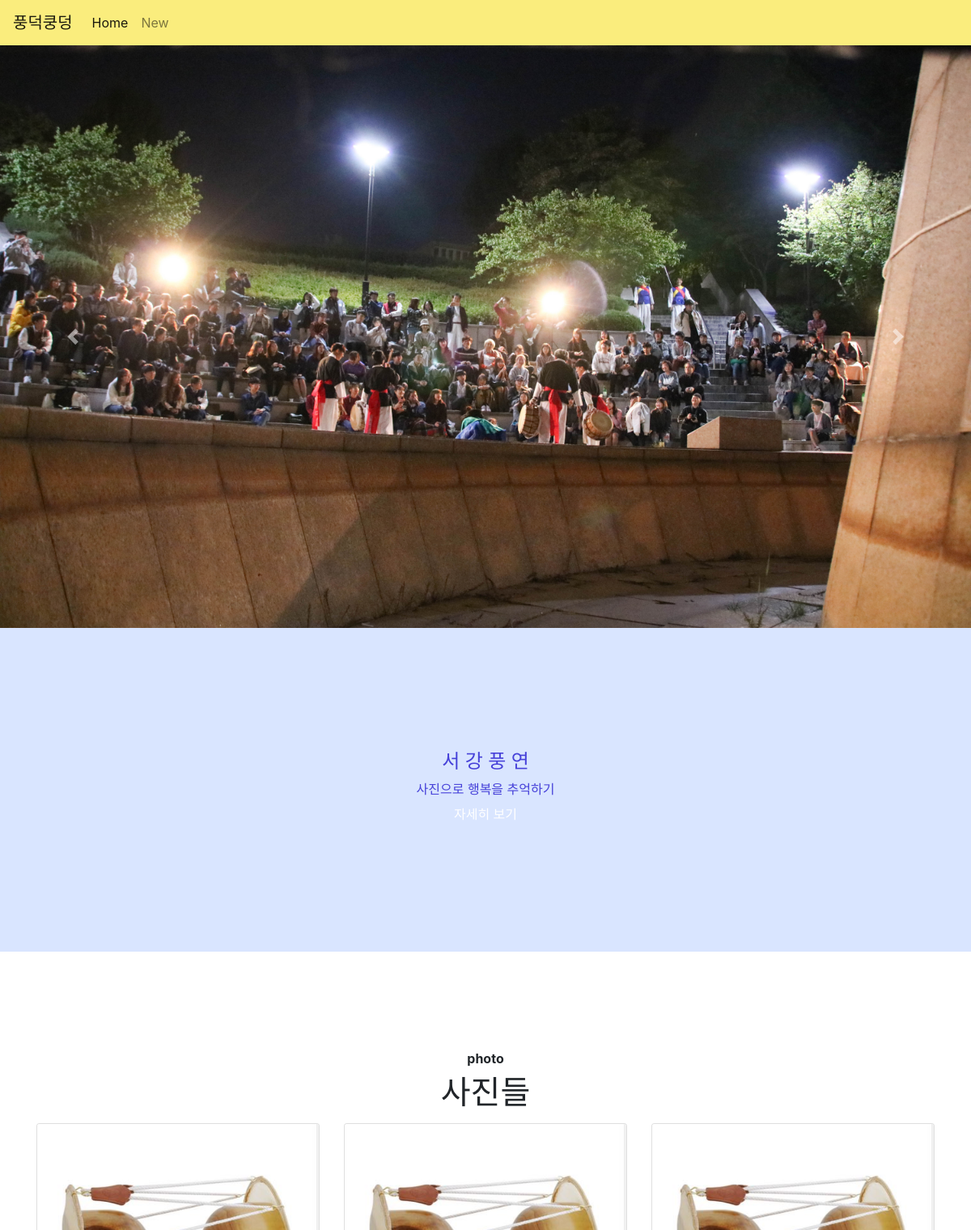
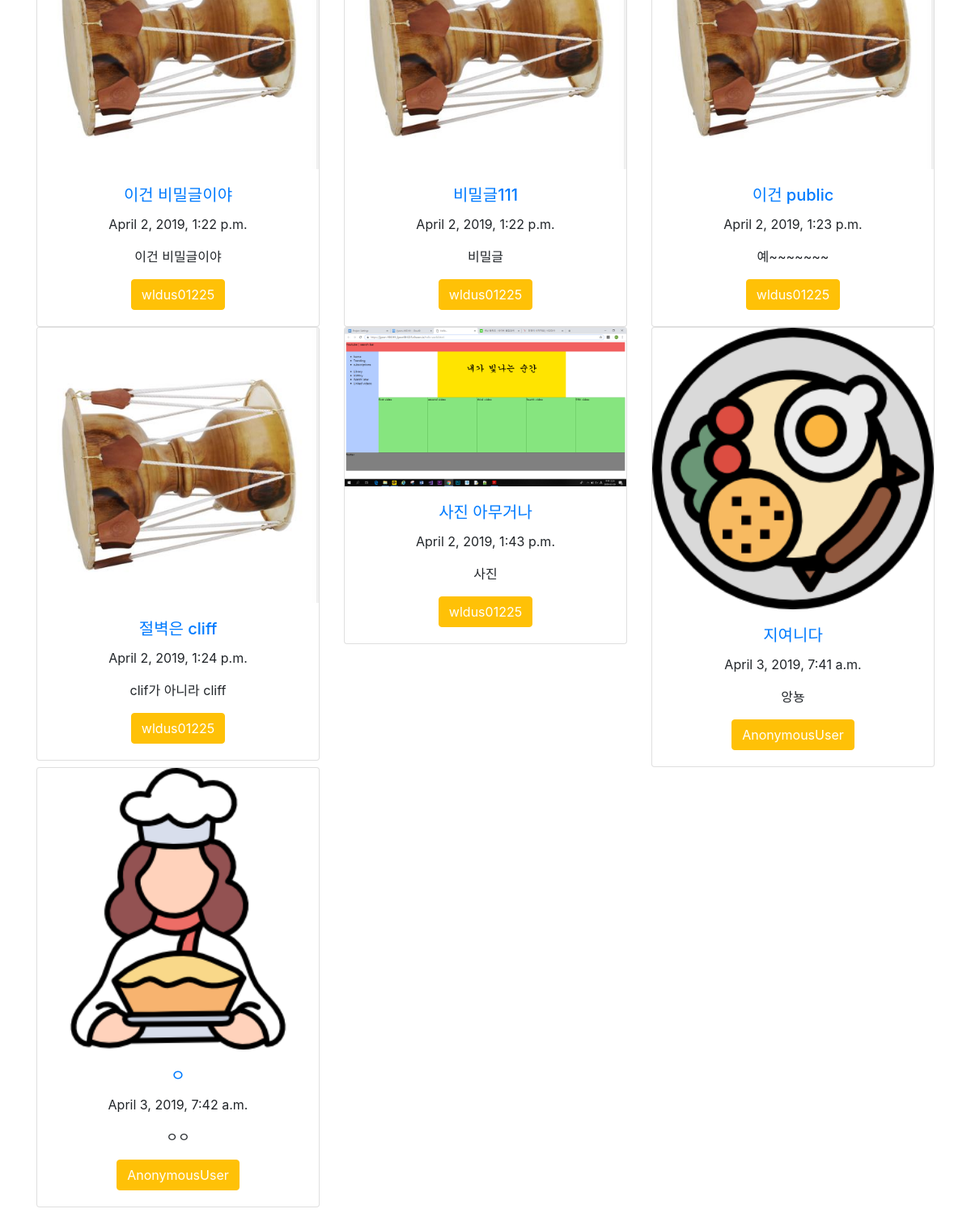
The page / on the database its author committed (2 pictures, top to bottom).
### wow/models.py (models this page shows)
class Post(models.Model):
    title = models.CharField(max_length=200)
    body = models.TextField(default=' ')
    pub_date = models.DateTimeField(default=timezone.now)
    writer = models.TextField(default=' ')
    image = models.ImageField(upload_to='images/', blank=True)
    category = models.CharField(max_length=200, default="public")

### wow/views.py (the view)
# urls.py: 2. Add a URL to urlpatterns:  url(r'^$', views.home, name='home')
def home(request) :
    posts = Post.objects.all
    return render(request, 'wow/home.html', {'posts_list': posts})

### wow/templates/wow/home.html (shortened to what this page needs)
{% extends 'wow/base.html' %}
{% load static %}
{% block content %}
<section class='cover'>
    <div id="carouselExampleControls" class="carousel slide" data-ride="carousel">
      <div class="carousel-inner">
        <div class="carousel-item active">
        </div>
      </div>
      <a class="carousel-control-prev" href="#carouselExampleControls" role="button" data-slide="prev">
        <span class="carousel-control-prev-icon" aria-hidden="true"></span>
      </a>
      <a class="carousel-control-next" href="#carouselExampleControls" role="button" data-slide="next">
        <span class="carousel-control-next-icon" aria-hidden="true"></span>
      </a>
    </div>
    <div id="carouselExampleControls" class="carousel slide" data-ride="carousel">
      <div class="carousel-inner">
        <div class="img1">
          <div class="d-flex flex-column h-50 justify-content-center align-items-center">
            <h4 class="cover_title " style="color:#4641D9;">서 강 풍 연</h4>
            <a class='cover_text 'style="color:#4641D9;">사진으로 행복을 추억하기</a></a>
            <a class='btn btn_warning text-white' >자세히 보기</a>
          </div>
        </div>
      </div>
    </div>
</section>
<section class='clubs'>
  <header class='club_header'>
    <h2 class='club_title'>
      <span class='club_category'>photo</span>
      사진들
    </h2>
  </header>
  <div class='container'>
    <div class='row'>
      {% for post in posts_list %}
      <div class='col-lg-4 col-sm-6'>
        <div class="card text-center">
        {% if post.image %}
          <img src="{{ post.image.url }}" class="card-img-top" alt="">
        {% else %}
          <img src="{%  static 'wow/images/janggoo.JPG' %}" class="card-img-top" alt="">
        {% endif %}
          <div class="card-body">
            <h5 class="card-title"><a href="{% url 'post_detail' index=post.pk %}">{{post.title}}</a></h5>
            <p class="card-text">
            {{ post.pub_date}}
            {{post.body|linebreaks}}
            </p>
            <a href="#" class="btn btn-warning text-white">{{post.writer}}</a>
         </div>
        </div>
      </div>
      {% endfor %}
    </div>
  </div>
</section>
{% endblock %}

### wow/templates/wow/base.html (shortened to what this page needs)
{% load static %}
<html>
<head>
    <link rel="stylesheet" href="https://stackpath.bootstrapcdn.com/bootstrap/4.3.1/css/bootstrap.min.css">
    <link rel="stylesheet" type="text/css" href="{% static 'wow/css/style.css' %}"
</head>
<body>
    <header>
        <nav class="navbar navbar-expand-lg navbar-light" style="background-color:#FAED7D; ">
          <a class="navbar-brand" href="#">풍덕쿵덩</a>
          <div class="collapse navbar-collapse" id="navbarNavDropdown">
            <ul class="navbar-nav">
              <li class="nav-item active">
                <a class="nav-link" href={% url 'home' %}>Home <span class="sr-only">(current)</span></a>
              </li>
              <li class="nav-item">
                <a class="nav-link" href={% url 'new' %}>New</a>
              </li>
            </ul>
          </div>
        </nav>
    </header>
    {% block content %}
    {% endblock %}
</body>
</html>

### wow/static/wow/css/style.css (style rules this page uses)
.carousel-item:nth-child(1) { background-image: url(../images/IMG_1714.jpg); }
.carousel-item { height:90vh; background-position: center center; background-repeat: no-repeat; background-size : cover; }
.clubs { padding : 120px 0; text-align: center; }
.club_title { font-size: 2.5rem; line-height: 1.5; }
.club_category { display: block; font-size: 1rem; font-weight: 700; line-height: 1.5; }
.img1 { background-color:#D9E5FF; }

### rows shown on the page
Post: title "이건 비밀글이야", pub_date "April 2, 2019, 1:22 p.m.", body "이건 비밀글이야", writer "wldus01225"
Post: title "비밀글111", pub_date "April 2, 2019, 1:22 p.m.", body "비밀글", writer "wldus01225"
Post: title "이건 public", pub_date "April 2, 2019, 1:23 p.m.", body "예~~~~~~~", writer "wldus01225"
Post: title "절벽은 cliff", pub_date "April 2, 2019, 1:24 p.m.", body "clif가 아니라 cliff", writer "wldus01225"
Post: image (picture), title "사진 아무거나", pub_date "April 2, 2019, 1:43 p.m.", body "사진", writer "wldus01225"
Post: image (picture), title "지여니다", pub_date "April 3, 2019, 7:41 a.m.", body "앙뇽", writer "AnonymousUser"
Post: image (picture), title "ㅇ", pub_date "April 3, 2019, 7:42 a.m.", body "ㅇㅇ", writer "AnonymousUser"
